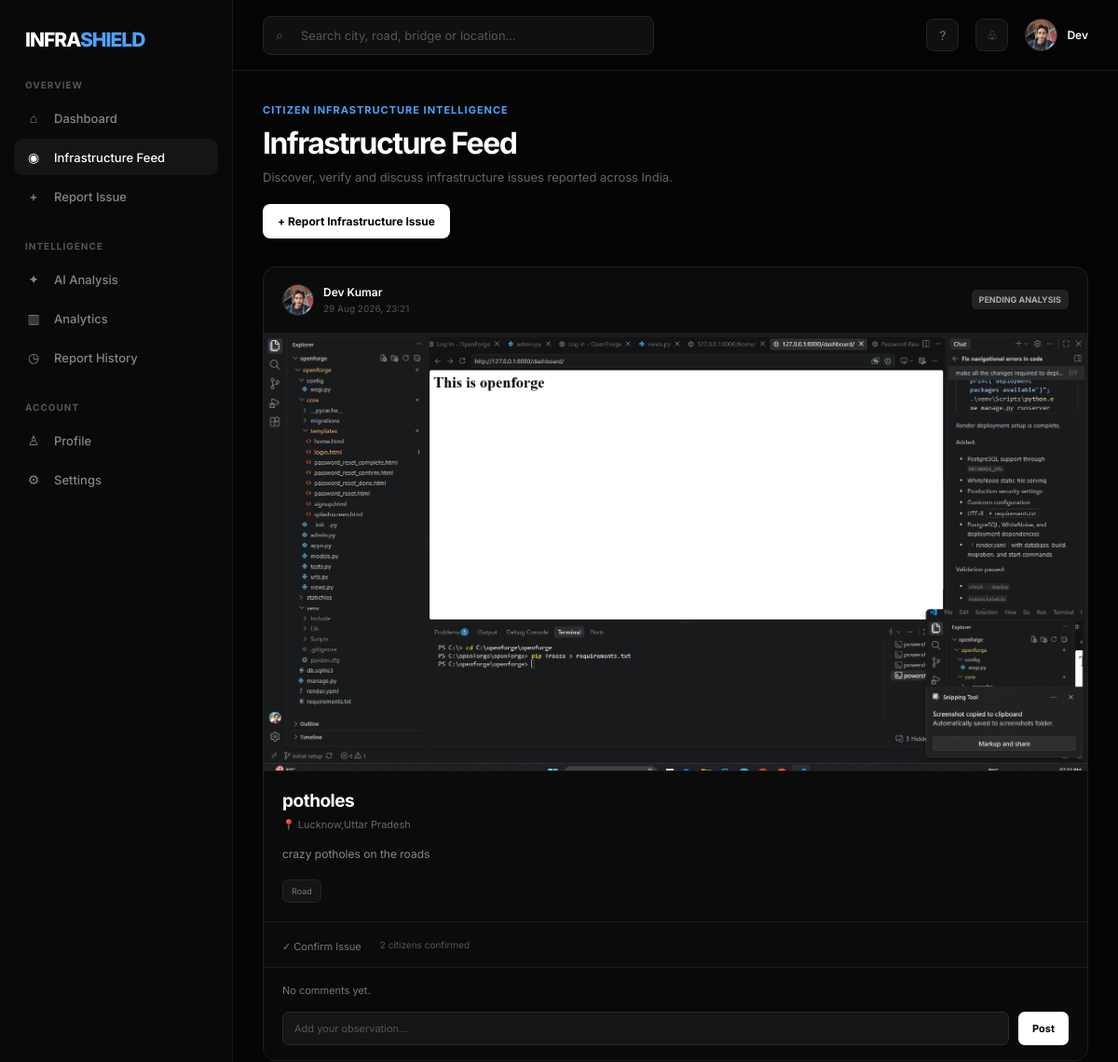
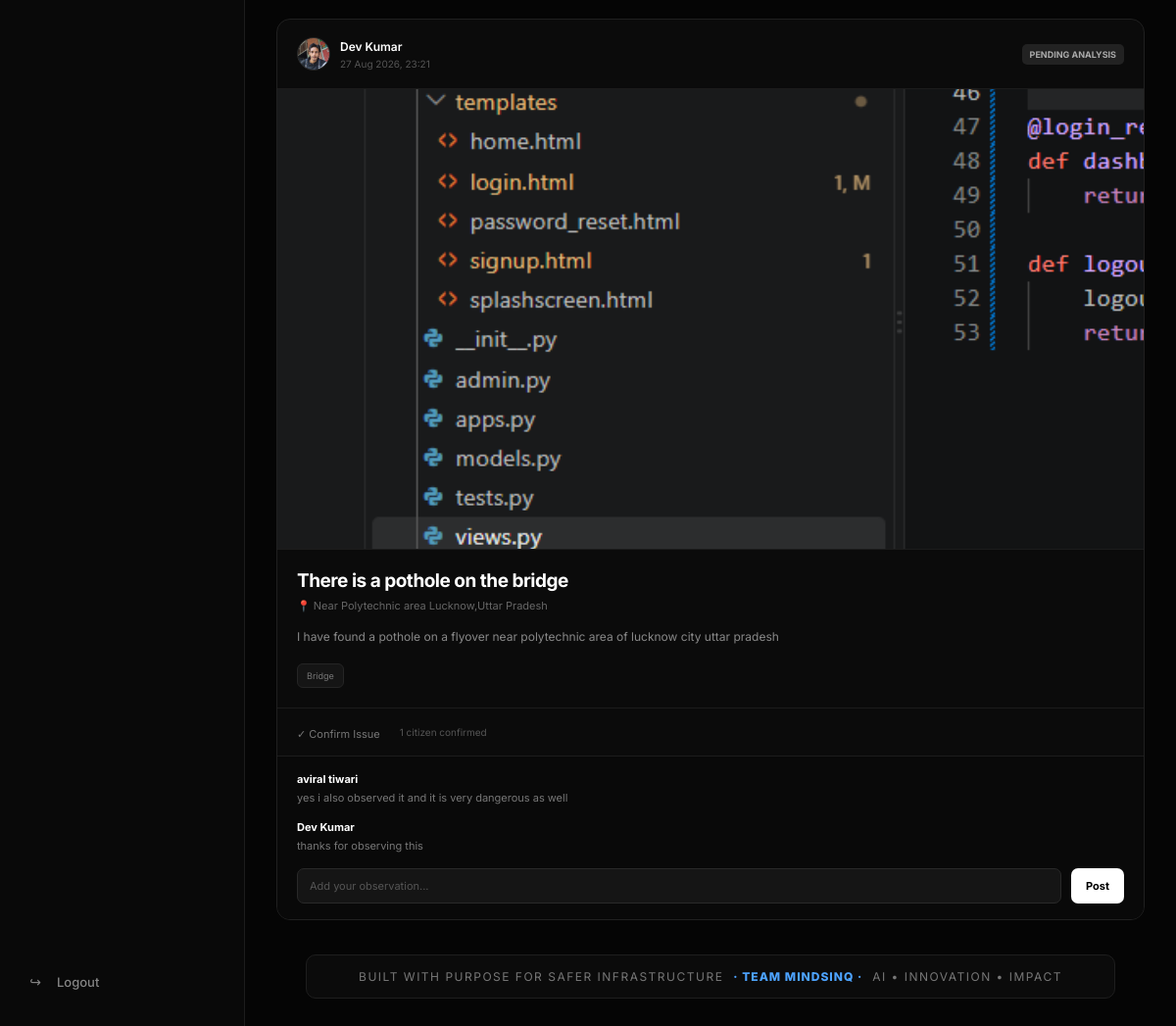
The page /feed/ (signed in) on the database its author committed (2 pictures, top to bottom).
### accounts/models.py (models this page shows, shortened)
class Profile(models.Model):
    user = models.OneToOneField(
        User,
        on_delete=models.CASCADE,
        related_name="profile"
    )
    profile_picture = models.ImageField(
        upload_to="profile_pictures/",
        blank=True,
        null=True
    )
    bio = models.TextField(
        max_length=500,
        blank=True
    )
    location = models.CharField(
        max_length=150,
        blank=True
    )
    phone = models.CharField(
        max_length=20,
        blank=True
    )
    created_at = models.DateTimeField(
        auto_now_add=True
    )
    updated_at = models.DateTimeField(
        auto_now=True
    )

class InfrastructureReport(models.Model):
    INFRASTRUCTURE_TYPES = [
        ("road", "Road"),
        ("bridge", "Bridge"),
        ("railway", "Railway"),
        ("building", "Building"),
        ("street", "Street Infrastructure"),
        ("drainage", "Drainage"),
        ("other", "Other"),
    ]
    RISK_LEVELS = [
        ("pending", "Pending Analysis"),
        ("low", "Low"),
        ("medium", "Medium"),
        ("high", "High"),
        ("critical", "Critical"),
    ]
    user = models.ForeignKey(
        User,
        on_delete=models.CASCADE,
        related_name="infrastructure_reports"
    )
    infrastructure_type = models.CharField(
        max_length=30,
        choices=INFRASTRUCTURE_TYPES
    )
    title = models.CharField(
        max_length=200
    )
    description = models.TextField(
        blank=True
    )
    image = models.ImageField(
        upload_to="infrastructure_reports/"
    )
    location = models.CharField(
        max_length=255
    )
    latitude = models.DecimalField(
        max_digits=9,
        decimal_places=6,
        null=True,
        blank=True
    )
    longitude = models.DecimalField(
        max_digits=9,
        decimal_places=6,
        null=True,
        blank=True
    )
    risk_level = models.CharField(
        max_length=20,
        choices=RISK_LEVELS,
        default="pending"
    )
    ai_confidence = models.FloatField(
        null=True,
        blank=True
    )
    ai_analysis = models.TextField(
        blank=True
    )
    created_at = models.DateTimeField(
        auto_now_add=True
    )
    updated_at = models.DateTimeField(
        auto_now=True
    )

class ReportComment(models.Model):
    report = models.ForeignKey(
        InfrastructureReport,
        on_delete=models.CASCADE,
        related_name="comments"
    )
    user = models.ForeignKey(
        User,
        on_delete=models.CASCADE,
        related_name="report_comments"
    )
    content = models.TextField(
        max_length=1000
    )
    created_at = models.DateTimeField(
        auto_now_add=True
    )
    updated_at = models.DateTimeField(
        auto_now=True
    )

### accounts/views.py (the view)
# urls.py: path("feed/", views.infrastructure_feed, name="infrastructure_feed"),
@login_required
def infrastructure_feed(request):
    reports = (
        InfrastructureReport.objects.select_related("user")
        .prefetch_related("confirmations", "comments__user")
        .order_by("-created_at")
    )
    return render(
        request,
        "infrastructure_feed.html",
        {
            "reports": reports,
            "page_title": "Infrastructure Feed",
        },
    )

### accounts/templates/infrastructure_feed.html (shortened to what this page needs)
{% load static %}
<!DOCTYPE html>
<html lang="en">
<head>
</head>
<body>
<div class="app">
    <aside class="sidebar" id="sidebar">
        <div class="logo">
            INFRA<span>SHIELD</span>
        </div>
        <div class="sidebar-section">
            <div class="section-title">
                OVERVIEW
            </div>
            <a href="{% url 'dashboard' %}"
               class="nav-item">
                <span class="nav-icon">⌂</span>
                Dashboard
            </a>
            <a href="{% url 'infrastructure_feed' %}"
               class="nav-item active">
                <span class="nav-icon">◉</span>
                Infrastructure Feed
            </a>
            <a href="{% url 'create_report' %}"
               class="nav-item">
                <span class="nav-icon">+</span>
                Report Issue
            </a>
        </div>
        <div class="sidebar-section">
            <div class="section-title">
                INTELLIGENCE
            </div>
            <a href="#"
               class="nav-item">
                <span class="nav-icon">✦</span>
                AI Analysis
            </a>
            <a href="#"
               class="nav-item">
                <span class="nav-icon">▥</span>
                Analytics
            </a>
            <a href="{% url 'my_reports' %}"
               class="nav-item">
                <span class="nav-icon">◷</span>
                Report History
            </a>
        </div>
        <div class="sidebar-section">
            <div class="section-title">
                ACCOUNT
            </div>
            <a href="{% url 'profile' %}"
               class="nav-item">
                <span class="nav-icon">♙</span>
                Profile
            </a>
            <a href="{% url 'settings' %}"
               class="nav-item">
                <span class="nav-icon">⚙</span>
                Settings
            </a>
        </div>
        <div class="sidebar-bottom">
            <a href="{% url 'logout' %}"
               class="nav-item">
                <span class="nav-icon">↪</span>
                Logout
            </a>
        </div>
    </aside>
    <main class="main">
        <header class="topbar">
            <div class="search-container">
                <span class="search-icon">
                    ⌕
                </span>
                <input
                    type="text"
                    class="search-input"
                    id="locationSearch"
                    placeholder="Search city, road, bridge or location..."
                >
            </div>
            <div class="top-actions">
                <button class="top-icon">
                    ?
                </button>
                <button class="top-icon">
                    ♧
                </button>
                <a
                    href="{% url 'profile' %}"
                    class="profile"
                >
                    <div class="avatar">
                        {% if request.user.profile.profile_picture %}
                            <img
                                src="{{ request.user.profile.profile_picture.url }}"
                                alt="{{ request.user.first_name }}"
                            >
                        {% else %}
                            {{ request.user.first_name|first|upper }}
                        {% endif %}
                    </div>
                    <div class="profile-info">
                        <div class="profile-name">
                            {{ request.user.first_name }}
                        </div>
                    </div>
                </a>
            </div>
        </header>
        <section class="content">
            <div class="page-header">
                <div class="page-label">
                    CITIZEN INFRASTRUCTURE INTELLIGENCE
                </div>
                <h1>
                    Infrastructure Feed
                </h1>
                <p>
                    Discover, verify and discuss infrastructure
                    issues reported across India.
                </p>
                <a
                    href="{% url 'create_report' %}"
                    class="create-report"
                >
                    + Report Infrastructure Issue
                </a>
            </div>
            <section class="feed">
                {% if reports %}
                    {% for report in reports %}
                        <article class="report-card">
                            <div class="report-header">
                                <div class="report-user">
                                    <div class="small-avatar">
                                        {% if report.user.profile.profile_picture %}
                                            <img
                                                src="{{ report.user.profile.profile_picture.url }}"
                                                alt="{{ report.user.get_full_name }}"
                                            >
                                        {% else %}
                                            {{ report.user.first_name|first|upper }}
                                        {% endif %}
                                    </div>
                                    <div>
                                        <div class="username">
                                            {% if report.user.get_full_name %}
                                                {{ report.user.get_full_name }}
                                            {% else %}
                                                {{ report.user.username }}
                                            {% endif %}
                                        </div>
                                        <div class="report-date">
                                            {{ report.created_at|date:"d M Y, H:i" }}
                                        </div>
                                    </div>
                                </div>
                                <div class="risk {{ report.risk_level }}">
                                    {{ report.get_risk_level_display }}
                                </div>
                            </div>
                            {% if report.image %}
                                <img
                                    src="{{ report.image.url }}"
                                    alt="{{ report.title }}"
                                    class="report-image"
                                >
                            {% endif %}
                            <div class="report-content">
                                <div class="report-title">
                                    {{ report.title }}
                                </div>
                                <div class="report-location">
                                    📍 {{ report.location }}
                                </div>
                                {% if report.description %}
                                    <div class="report-description">
                                        {{ report.description }}
                                    </div>
                                {% endif %}
                                <div class="report-meta">
                                    <span class="meta-tag">
                                        {{ report.get_infrastructure_type_display }}
                                    </span>
                                </div>
                            </div>
                            <div class="action-bar">
                                <form
                                    method="POST"
                                    action="{% url 'confirm_report' report.id %}"
                                    class="action-form"
                                >
                                    <button
                                        type="submit"
                                        class="action-button"
                                    >
                                        ✓ Confirm Issue
                                    </button>
                                </form>
                                <span class="confirmation-count">
                                    {{ report.confirmations.count }}
                                    citizen{{ report.confirmations.count|pluralize }}
                                    confirmed
                                </span>
                            </div>
                            <div class="comments">
                                {% for comment in report.comments.all %}
                                    <div class="comment">
                                        <div class="comment-user">
                                            {{ comment.user.get_full_name|default:comment.user.username }}
                                        </div>
                                        <div class="comment-text">
                                            {{ comment.content }}
                                        </div>
                                    </div>
                                {% empty %}
                                    <div class="comment-text">
                                        No comments yet.
                                    </div>
                                {% endfor %}
                                <form
                                    method="POST"
                                    action="{% url 'add_comment' report.id %}"
                                    class="comment-form"
                                >
                                    <input
                                        type="text"
                                        name="content"
                                        class="comment-input"
                                        placeholder="Add your observation..."
                                        maxlength="1000"
                                        required
                                    >
                                    <button
                                        type="submit"
                                        class="comment-submit"
                                    >
                                        Post
                                    </button>
                                </form>
                            </div>
                        </article>
                    {% endfor %}
                {% endif %}
            </section>
            <footer class="team-banner">
                <div class="team-banner-inner">
                    Built with purpose for safer infrastructure
                    <span>
                        · TEAM MINDSINQ ·
                    </span>
                    AI • Innovation • Impact
                </div>
            </footer>
        </section>
    </main>
</div>
</body>
</html>

### rows shown on the page
InfrastructureReport: user.profile.profile_picture (picture), user.get_full_name "Dev Kumar", created_at "29 Aug 2026, 23:21", risk_level "PENDING ANALYSIS", image (picture), title "potholes", location "Lucknow,Uttar Pradesh", description "crazy potholes on the roads", infrastructure_type "Road", confirmations.count "2"
InfrastructureReport: user.profile.profile_picture (picture), user.get_full_name "Dev Kumar", created_at "27 Aug 2026, 23:21", risk_level "PENDING ANALYSIS", image (picture), title "There is a pothole on the bridge", location "Near Polytechnic area Lucknow,Uttar Pradesh", description "I have found a pothole on a flyover near polytechnic area of lucknow city uttar pradesh", infrastructure_type "Bridge", confirmations.count "1"
ReportComment: user.get_full_name "aviral tiwari", content "yes i also observed it and it is very dangerous as well"
ReportComment: user.get_full_name "Dev Kumar", content "thanks for observing this"

### other values the page prints
{{ request.user.first_name }} "Dev"
